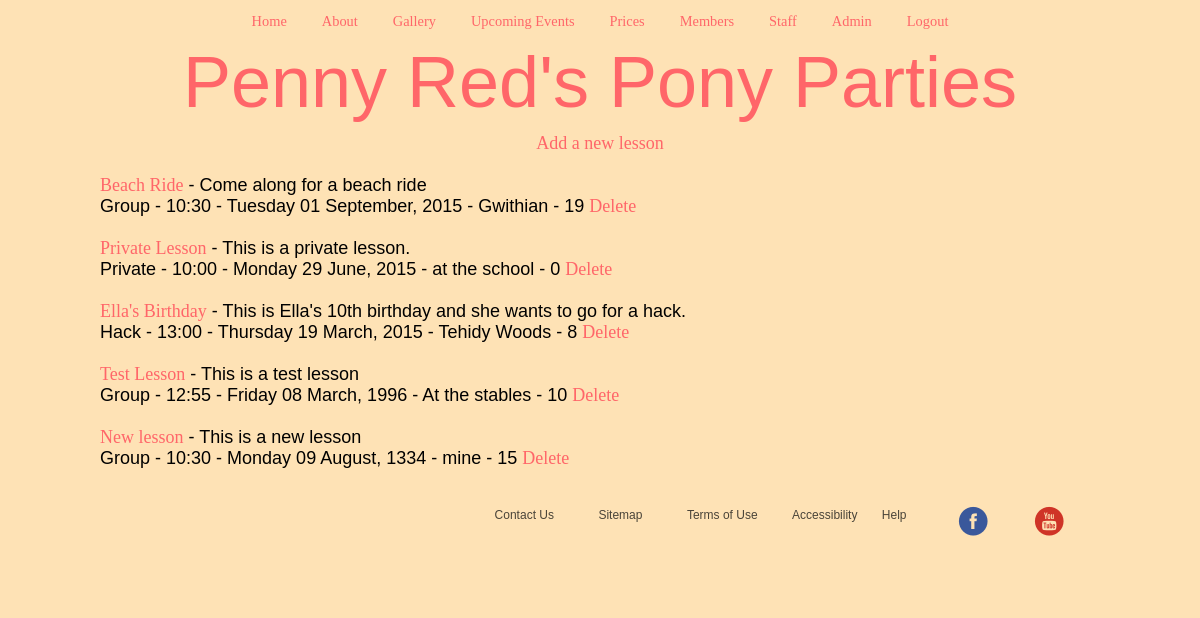
The page /Members/Booking/index.php (signed in) on the database its author committed.
### tables this page shows
CREATE TABLE `lessons` (
`lessonid` int(11) NOT NULL,
  `name` varchar(100) NOT NULL,
  `description` text NOT NULL,
  `type` enum('Group','Private','Hack','Pony Day','Other') NOT NULL,
  `time` time NOT NULL,
  `date` date NOT NULL,
  `location` text NOT NULL,
  `spaces` int(11) NOT NULL,
  `staffmember` text NOT NULL
);

### Members/Booking/index.php (the view, shortened to what this page needs)
<?php
include ("../headerm.php");
?>
<p><a href="newlesson.php">Add a new lesson</a></p><br />
<?php
$sql = "SELECT * FROM lessons ORDER BY date DESC";
$res = mysql_query($sql) or die(mysql_error());
$lessons = "";
if (mysql_num_rows($res) > 0) {
	while ($row = mysql_fetch_assoc($res)) {
		$lessonid = $row['lessonid'];
		$name = $row['name'];
		$description = $row['description'];
		$type = $row['type'];
		$time = strftime("%H:%M",strtotime($row['time']));
		$date = strftime("%A %d %B, %Y",strtotime($row['date']));
		$location = $row['location'];
		$spaces = $row['spaces'];
		$lessons .= "<div id='lessons'><a href='view_lessons.php?lessonid=".$lessonid."'>".$name."</a> - ".$description."<br /> ".$type." - ".$time." - ".$date." - ".$location." - ".$spaces."</a>
		<td><a href='deletelesson.php?lessonid=".$lessonid."' onclick='return makesure();'>Delete</a></td><br /><br /></div>";
	}
	echo $lessons;
} else {
	echo "<p>There are no categories available yet.</p>";
}
?>
</body>
</html>

### PR.css (style rules this page uses)
* { margin: 0; padding: 0; font-size: 18px; font-family: "Wingdings", sans-serif; background-color: #fee2b5; }
html, body { height: 100%; }
body { width: 1000px; margin: auto; }
p { color: #4a4439; margin-top: 10px; font-family: "KG Miss Kindergarten", Georgia, Serif; font-size: 1em; text-align: center; }
a { font-family: "KG Miss Kindergarten", Georgia, Serif; }
#lessons { text-align: left; }
#termsofuse p, ol, ul, li { text-align: left; font-family: Arial; color: #4a4439; font-size: 16px; }
ul { padding: 15px; }
body { text-align: center; }
a, a:link, a:active { color: #ff6669; outline: none; text-decoration: none; }
#footercontainer { clear: both; width: 100%; height: 100px; bottom:0; left:0; top: 100%; }
#footercontainer a, li { color: #4a4439; list-style-type: none; font-family: Arial; font-size: 12px; display: inline; padding: 10px; }
#footer1 { float: right; margin-left: 20%; margin-right: -60px; }
#footer3 { float: right; margin-left: 5%; }

### rows shown on the page
lessons: name "Beach Ride", description "Come along for a beach ride", type "Group", time "10:30", date "Tuesday 01 September, 2015", location "Gwithian", spaces "19"
lessons: name "Private Lesson", description "This is a private lesson.", type "Private", time "10:00", date "Monday 29 June, 2015", location "at the school", spaces "0"
lessons: name "Ella's Birthday", description "This is Ella's 10th birthday and she wants to go for a hack.", type "Hack", time "13:00", date "Thursday 19 March, 2015", location "Tehidy Woods", spaces "8"
lessons: name "Test Lesson", description "This is a test lesson", type "Group", time "12:55", date "Friday 08 March, 1996", location "At the stables", spaces "10"
lessons: name "New lesson", description "This is a new lesson", type "Group", time "10:30", date "Monday 09 August, 1334", location "mine", spaces "15"
